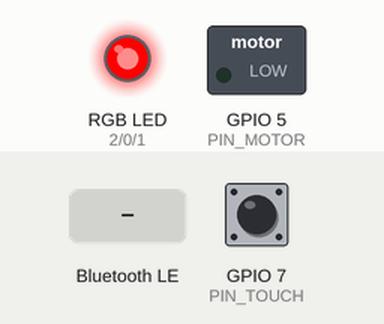
This sketch was run on a simulated ESP32-C3. On the bench: switched loads named in the sketch (green lamp = pin HIGH), an RGB LED mixed from three pins (HIGH = lit). The inputs (shaded band) are chosen by the test bench; at power-on: GPIO 7 (PIN_TOUCH) LOW. Dim RGB values are drawn brighter than linear; WiFi joins after 1.5 s; servers stay silent unless stated; nothing arrives over Bluetooth unless stated; a phone connects over Bluetooth LE 3 s after start.

Above: at 0.1 s.
At 3.7 s:
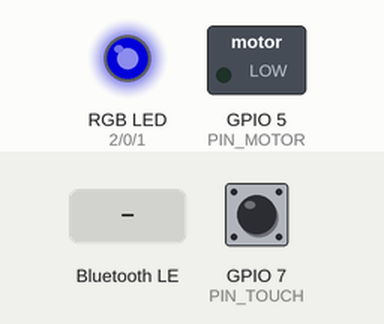
3.8 s: Bluetooth LE write "ACK_FAIL" received
At 5.3 s:
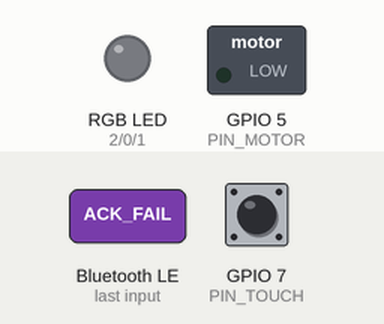
Timing chart, 0 to 6.8 s (numbered marks = the images above; inputs shaded):
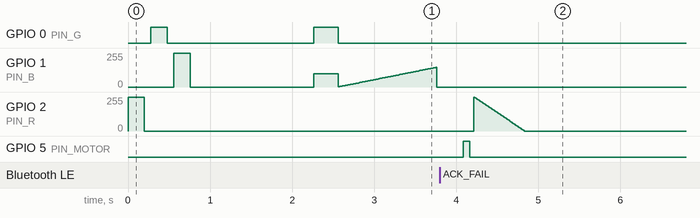

The sketch:

bracelet_esp32_c3_unit_A.ino
```cpp
/*
  ====================================================================================
  HAPTIC BRACELET — ESP32-C3 SUPERMINI — UNIT A (EXACT FADING RED + ACK DELIVERY)
  ====================================================================================
  CONFIRMED PIN WIRING:
  - GPIO 0  --> RGB LED: GREEN  (through 220Ω resistor)
  - GPIO 1  --> RGB LED: BLUE   (through 220Ω resistor)
  - GPIO 2  --> RGB LED: RED    (through 220Ω resistor)
  - GND     --> RGB LED: Longest Leg (Common Cathode GND)
  - GPIO 7  --> Touch Sensor TTP223 (SIG/I-O pin)
  - GPIO 5  --> Vibration Motor (via 2N2222 transistor Base through 1kΩ)
  ====================================================================================
*/

#include <BLEDevice.h>
#include <BLEServer.h>
#include <BLEUtils.h>
#include <BLE2902.h>
#include <WiFi.h>
#include <ArduinoOTA.h>
#include <esp_wifi.h>

// ── WIFI (for wireless OTA updates) ────────────────────────────────
const char* WIFI_SSID = "H";                  // hidden network
const char* WIFI_PASS = "1122334455hHh@";
#define OTA_HOSTNAME "BraceletA"              // shows in Arduino IDE ports

// ── PINS ─────────────────────────────────────────────────────────────────────
#define PIN_G     0   // RGB Green
#define PIN_B     1   // RGB Blue
#define PIN_R     2   // RGB Red
#define PIN_TOUCH 7   // TTP223 Touch Sensor
#define PIN_MOTOR 5   // Vibration Motor (Transistor)

// ── BLE CONFIG ────────────────────────────────────────────────────────────────
#define DEVICE_NAME     "BraceletA"
#define SERVICE_UUID    "4fafc201-1fb5-459e-8fcc-c5c9c331914b"
#define UUID_TX         "a3c87500-8ed3-4bdf-8a39-a01bebede295"  // ESP32 → App
#define UUID_RX         "beb5483e-36e1-4688-b7f5-ea07361b26a8"  // App → ESP32

// ── STATE ─────────────────────────────────────────────────────────────────────
BLEServer*         pServer  = nullptr;
BLECharacteristic* pTxChar  = nullptr;
bool connected = false;
bool otaInProgress = false;
unsigned long lastTouchSent = 0;
const unsigned long DEBOUNCE = 800;

// ── RGB HELPER ────────────────────────────────────────────────────────────────
void rgb(int r, int g, int b) {
  analogWrite(PIN_R, constrain(r, 0, 255));
  analogWrite(PIN_G, constrain(g, 0, 255));
  analogWrite(PIN_B, constrain(b, 0, 255));
}
void rgbOff() { rgb(0, 0, 0); }

// ── MOTOR HELPER ──────────────────────────────────────────────────────────────
void vibrate(int ms) {
  digitalWrite(PIN_MOTOR, HIGH);
  delay(ms);
  digitalWrite(PIN_MOTOR, LOW);
}

// ── NON-BLOCKING IDLE PULSE (WiFi OTA Friendly) ───────────────────────────────
void idlePulse() {
  static unsigned long lastUpdate = 0;
  static int brightness = 0;
  static int direction = 2;

  unsigned long now = millis();
  if (now - lastUpdate > 15) {
    lastUpdate = now;
    brightness += direction;
    if (brightness >= 160 || brightness <= 0) {
      direction = -direction;
    }
    rgb(0, 0, brightness);
  }
}

// ── PARTNER CONNECTED (their bracelet just came online) ───────────────────────
void partnerConnected() {
  // Purple triple flash + small vibration pulse
  for (int i = 0; i < 3; i++) {
    rgb(160, 0, 255);   // purple
    delay(140);
    rgbOff();
    delay(90);
  }
  vibrate(80);          // small confirmation buzz
}

// ── INCOMING TOUCH PATTERN (Partner touched their bracelet) ───────────────────
void incomingTouch() {
  // Vibrate in heartbeat pattern + warm pink LED
  for (int p = 0; p < 2; p++) {
    rgb(255, 0, 80);        // warm pink
    vibrate(120);
    delay(80);
    vibrate(180);
    rgbOff();
    delay(600);
  }
}

// ── OUTGOING TOUCH DELIVERED CONFIRM (Partner Received Touch -> Green Flash) ─
void outgoingConfirm() {
  // Green flash + short buzz when touch successfully reaches partner
  rgb(0, 255, 0); vibrate(80); rgbOff();
  delay(60);
  rgb(0, 255, 0); delay(100); rgbOff();
}

// ── OUTGOING TOUCH FAILED CONFIRM (Partner Unreachable -> Fading Red Light) ──
void failConfirm() {
  // Smooth fading red light (no vibration, no strobe)
  for (int i = 255; i >= 0; i -= 5) {
    rgb(i, 0, 0);
    delay(12);
  }
  rgbOff();
}

// ── BLE CALLBACKS ─────────────────────────────────────────────────────────────
class ServerCallbacks : public BLEServerCallbacks {
  void onConnect(BLEServer* s) override {
    connected = true;
    for (int i = 0; i < 200; i += 5) { rgb(0, i, 0); delay(4); }
    for (int i = 200; i >= 0; i -= 5) { rgb(0, i, 0); delay(4); }
    rgbOff();
    vibrate(80); // small buzz — connection confirmed
  }
  void onDisconnect(BLEServer* s) override {
    connected = false;
    BLEDevice::startAdvertising();
    rgbOff();
  }
};

class RxCallbacks : public BLECharacteristicCallbacks {
  void onWrite(BLECharacteristic* c) override {
    String val = String(c->getValue().c_str());
    if (val == "TOUCH") {
      incomingTouch();          // partner touched their sensor
    }
    else if (val == "ACK_OK") {
      outgoingConfirm();        // partner received touch -> GREEN flash
    }
    else if (val == "ACK_FAIL") {
      failConfirm();            // partner not connected -> FADING RED light
    }
    else if (val == "PARTNER_ON") {
      partnerConnected();       // partner came online -> PURPLE flash + buzz
    }
    else if (val.startsWith("RGB:")) {
      int r = 0, g = 0, b = 0;
      sscanf(val.c_str(), "RGB:%d,%d,%d", &r, &g, &b);
      rgb(r, g, b);
    }
    else if (val.startsWith("VIB:")) {
      int ms = val.substring(4).toInt();
      vibrate(ms);
    }
    else if (val == "OFF") {
      rgbOff();
    }
  }
};

// ── SETUP ─────────────────────────────────────────────────────────────────────
void setup() {
  setCpuFrequencyMhz(80); // 80MHz power optimization

  Serial.begin(115200);

  pinMode(PIN_R, OUTPUT);
  pinMode(PIN_G, OUTPUT);
  pinMode(PIN_B, OUTPUT);
  pinMode(PIN_MOTOR, OUTPUT);
  pinMode(PIN_TOUCH, INPUT);

  rgbOff();
  digitalWrite(PIN_MOTOR, LOW);

  // Boot blink: RED → GREEN → BLUE
  rgb(255, 0, 0); delay(200); rgbOff(); delay(80);
  rgb(0, 255, 0); delay(200); rgbOff(); delay(80);
  rgb(0, 0, 255); delay(200); rgbOff();

  // BLE Init
  BLEDevice::init(DEVICE_NAME);
  pServer = BLEDevice::createServer();
  pServer->setCallbacks(new ServerCallbacks());

  BLEService* svc = pServer->createService(SERVICE_UUID);

  pTxChar = svc->createCharacteristic(UUID_TX,
    BLECharacteristic::PROPERTY_NOTIFY | BLECharacteristic::PROPERTY_READ);
  pTxChar->addDescriptor(new BLE2902());

  BLECharacteristic* pRxChar = svc->createCharacteristic(UUID_RX,
    BLECharacteristic::PROPERTY_WRITE | BLECharacteristic::PROPERTY_WRITE_NR);
  pRxChar->setCallbacks(new RxCallbacks());

  svc->start();
  BLEDevice::startAdvertising();

  // ── WIFI + OTA SETUP ──────────────────────────────────────────────────────
  WiFi.mode(WIFI_STA);
  WiFi.begin(WIFI_SSID, WIFI_PASS, 0, nullptr, true);
  unsigned long wifiStart = millis();
  while (WiFi.status() != WL_CONNECTED && millis() - wifiStart < 6000) {
    delay(300);
  }
  if (WiFi.status() == WL_CONNECTED) {
    rgb(0, 255, 100); delay(300); rgbOff(); // teal flash = WiFi OK
    WiFi.setSleep(true);
    esp_wifi_set_ps(WIFI_PS_MIN_MODEM);
  }

  ArduinoOTA.setHostname(OTA_HOSTNAME);
  ArduinoOTA.onStart([]() {
    otaInProgress = true;
    for (int i = 0; i < 6; i++) { rgb(255,255,255); delay(80); rgbOff(); delay(80); }
  });
  ArduinoOTA.onProgress([](unsigned int progress, unsigned int total) {
    int pct = progress * 255 / total;
    rgb(0, 0, pct);
  });
  ArduinoOTA.onEnd([]() {
    otaInProgress = false;
    rgb(0, 255, 0); delay(500); rgbOff();
  });
  ArduinoOTA.onError([](ota_error_t err) {
    otaInProgress = false;
    rgb(255, 0, 0); delay(800); rgbOff();
  });
  ArduinoOTA.begin();
}

// ── MAIN LOOP ─────────────────────────────────────────────────────────────────
void loop() {
  ArduinoOTA.handle(); // check for wireless update first

  if (otaInProgress) {
    delay(1);
    return;
  }

  if (!connected) {
    idlePulse(); // non-blocking blue pulse
    return;
  }

  // ── TOUCH SENSOR HANDLER ────────────────────────────────────────────────────
  if (digitalRead(PIN_TOUCH) == HIGH) {
    unsigned long now = millis();
    if (now - lastTouchSent > DEBOUNCE) {
      lastTouchSent = now;

      // DO NOT turn on any light or vibration here! Total silence/darkness.
      // Send TOUCH to app over BLE. App checks partner presence & returns ACK_OK (green) or ACK_FAIL (fading red).
      if (connected) {
        pTxChar->setValue("TOUCH");
        pTxChar->notify();
      } else {
        // App not connected via BLE -> fading red failure
        failConfirm();
      }

      while (digitalRead(PIN_TOUCH) == HIGH) { delay(10); }
    }
  }

  delay(10);
}
```
